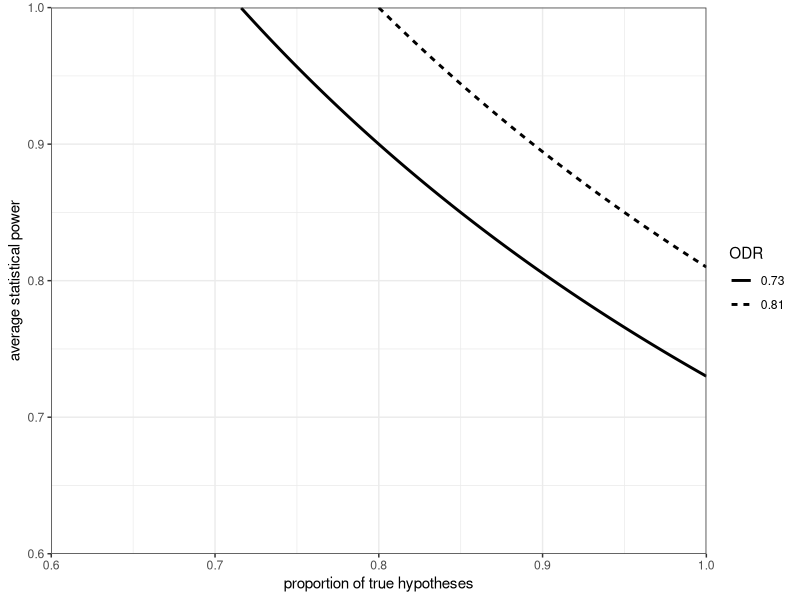
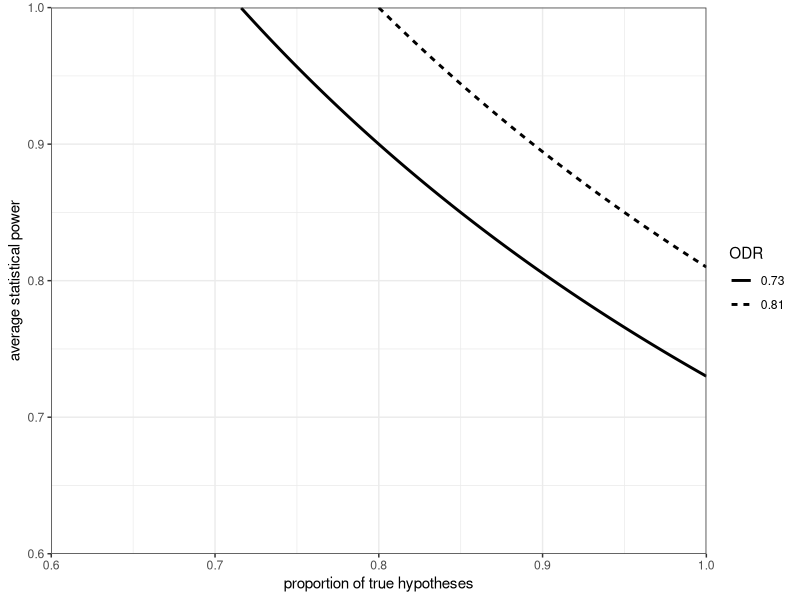

Reproduce these figures in R, in order.
## This script was used to create Figure 1


# Load packages
library(dplyr)
library(ggplot2)
library(here)


# The formula for ODR is as follows: ODR = a*(1-t) + (1-B)*t, 
# where (1-B) = statistical power, a = alpha level, t = proportion of true hypothesis
power <- 100
a <- 0.05 
t <- 0.73
a*(1-t) + power*t # ODR

# If we aim to solve for power, the formula can be rearranged as follows: 
# 1-B = (ODR - a + a*t)/t
ODR <- 0.73 
a <- 0.05 
t <- 1
(ODR - a + a*t)/t # power


## Figure 1

# Set parameters
ODR <- c(0.73, 0.81) # observed discovery rate
a <- 0.05 # alpha level
t <- 1:1000 / 1000  # proportion of true hypotheses from 0.01 to 1.00

# Create a data frame to store the results
results <- expand.grid(ODR = ODR, t = t)
results$power <- (results$ODR -a + a*results$t)/results$t
results$ODR <- as.factor(results$ODR)
results <- results %>% filter(power < 1.5)

# Create Figure 1
figure1 <- ggplot(data = results) +
  geom_line(aes(y = power, x = t, linetype = ODR), size = 1) +
  scale_x_continuous(name="proportion of true hypotheses",
                     limits=c(0.6, 1),
                     breaks = c(seq(0.6, 1, 0.1)),
                     expand = c(0, 0)) +
  scale_y_continuous(name="average statistical power",
                     limits=c(0.6, 1),
                     breaks = c(seq(0.6, 1, 0.1)),
                     expand = c(0, 0)) +
  theme_bw()

print(figure1)

ggsave(here("figures", "figure1.pdf"), width = 10, height = 8, units = "cm")

